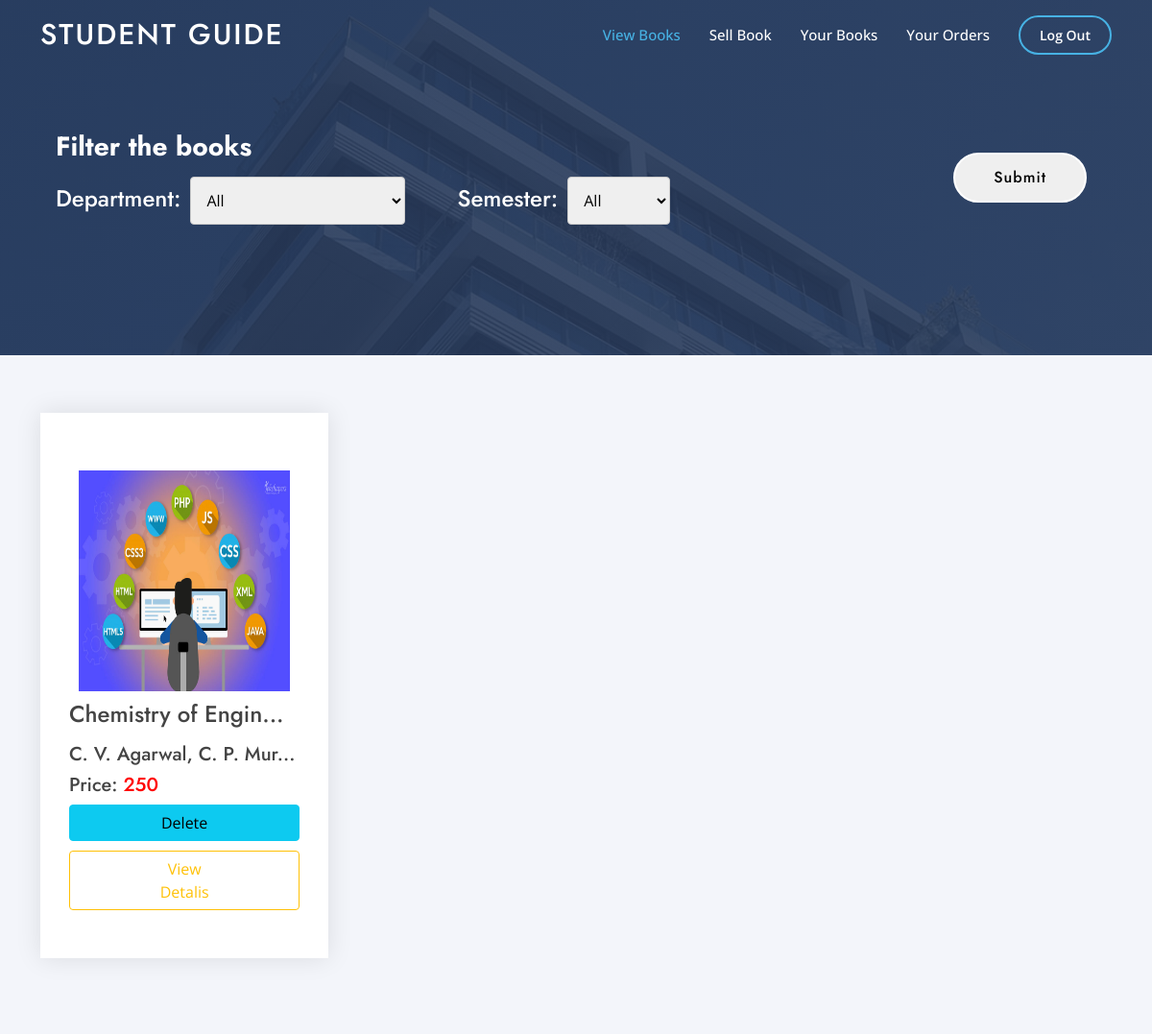
Screenshot of /bookstore/viewbooks.php?dept=All&sem=All (signed in) with the database file from the repository.
### tables this page shows
CREATE TABLE `bookstore` (
  `BookStore_Book_ID` int(11) NOT NULL,
  `BookStore_ISBN_ID` varchar(15) NOT NULL,
  `BookStore_Condition` varchar(255) NOT NULL,
  `BookStore_Price` int(11) NOT NULL,
  `BookStore_Image` text NOT NULL,
  `BookStore_Seller_ID` int(11) NOT NULL,
  `BookStore_Buyer_ID` int(11) NOT NULL,
  `BookStore_BuyStatus` varchar(10) NOT NULL,
  `BookStore_DateOfUpload` date NOT NULL,
  `BookStore_Evaluate_ID` int(11) NOT NULL,
  `QR` text NOT NULL
);

CREATE TABLE `books` (
  `Book_ID` int(10) NOT NULL,
  `Book_Name` varchar(500) DEFAULT NULL,
  `Author_Name` varchar(500) DEFAULT NULL,
  `Book_Price` int(10) DEFAULT NULL,
  `Initial_Rating` float DEFAULT NULL,
  `Book_Publication` varchar(500) DEFAULT NULL,
  `Book_Image` varchar(2000) DEFAULT NULL,
  `Book_Link` varchar(2000) DEFAULT NULL,
  `Evaluate_ID` int(10) DEFAULT NULL,
  `ISBN` varchar(500) DEFAULT NULL,
  `Book_Genre` varchar(500) DEFAULT NULL,
  `Book_Edition` int(10) DEFAULT NULL,
  `Book_Type` varchar(250) DEFAULT NULL
);

### bookstore/viewbooks.php (the view, shortened to what this page needs)
<?php
include("../includes/connect.php");
if($_SESSION['email']==true)
{
  $email= $_SESSION['email'];
?>
<!DOCTYPE html>
<html lang="en">
<head>
  <link href="../assets/vendor/aos/aos.css" rel="stylesheet">
  <link href="../assets/vendor/bootstrap/css/bootstrap.min.css" rel="stylesheet">
  <link href="../assets/vendor/bootstrap-icons/bootstrap-icons.css" rel="stylesheet">
  <link href="../assets/vendor/boxicons/css/boxicons.min.css" rel="stylesheet">
  <link href="../assets/vendor/glightbox/css/glightbox.min.css" rel="stylesheet">
  <link href="../assets/vendor/remixicon/remixicon.css" rel="stylesheet">
  <link href="../assets/vendor/swiper/swiper-bundle.min.css" rel="stylesheet">
  <link href="../assets/css/style.css" rel="stylesheet">
</head>
<body>
  <header id="header" class="fixed-top ">
    <div class="container d-flex align-items-center">
      <h1 class="logo me-auto"><a href="../home.php">Student Guide</a></h1>
      <nav id="navbar" class="navbar">
        <ul>
          <li><a class="nav-link scrollto active" href="#">View Books</a></li>
          <li><a class="nav-link scrollto" href="sell_book1.php">Sell Book</a></li>
          <li><a class="nav-link scrollto" href="your_books.php">Your Books</a></li>
          <li><a class="nav-link   scrollto" href="your_orders.php">Your Orders</a></li>
          <li><a class="getstarted scrollto" href="../includes/logout.php">Log Out</a></li>
        </ul>
      </nav>
    </div>
  </header>
  <main id="main">
    <section id="cta" class="cta">
      <div class="container" data-aos="zoom-in">
      <form enctype="multipart/form-data" action="" style="padding:1rem" method="POST">
        <div class="row">
          <div class="col-lg-9 text-center text-lg-start">
            <h3>Filter the books</h3>
              <div class="btn-group">
                <h4 style="color: white; margin-right: 10px; margin-top: 15px;">Department: </h4>
                <div class="col-75">
                  <select id="department" name="department" class="InputBox">
                    <option>All</option>
                  </select>
                </div>
              </div>
              <div class="btn-group">
                <h4 style="color: white;  margin-right:10px; margin-top: 15px; ; margin-left: 50px">Semester: </h4>
                <div class="col-75">
                  <select id="sem" name="sem" class="InputBox">
                    <option>All</option>
                  </select>
                </div>
              </div>
            </form>
          </div>
          <div class="col-lg-3 cta-btn-container text-center">
            <input style= "color: black" class="cta-btn align-middle" type= "submit" name= "filter"/>
          </div>
    </section>
    <section id="services" class="services section-bg">
      <div class="container" data-aos="fade-up">
        <div class="row">
<?php
  $dept = $_GET['dept'];
  $sem = $_GET['sem'];
  $query_run_id = mysqli_query($conn, "SELECT * FROM user WHERE User_Email = '$email'");
  $row_id = mysqli_fetch_assoc($query_run_id);
  $user_id=$row_id['User_ID'];
  $status1 = 'OPEN';
  $status2 = 'REPORTED';
  if($dept == 'All' || $sem == 'All')
  {
    $query_BookStore = mysqli_query($conn,"SELECT * FROM bookstore WHERE BookStore_BuyStatus = '$status1' OR BookStore_BuyStatus = '$status2'");
  }
  else
  {
    $query_BookStore = mysqli_query($conn,"SELECT * FROM bookstore WHERE (BookStore_BuyStatus = '$status1' OR BookStore_BuyStatus = '$status2') AND BookStore_Evaluate_ID in
    (SELECT Evaluate_ID FROM evaluate WHERE Semester = '$sem' AND Branch = '$dept')");
  }
  if(mysqli_num_rows($query_BookStore)>0)
  {
    while($row_BookStore = mysqli_fetch_array($query_BookStore))
    {
      $temp = $row_BookStore['BookStore_ISBN_ID'];
      $query_Book = mysqli_query($conn, "SELECT * FROM books WHERE ISBN = '$temp'");
      $row_Book =  mysqli_fetch_assoc($query_Book);
?>
          <div class="col-xl-3 col-md-6 d-flex align-items-stretch" data-aos="zoom-in" data-aos-delay="100" style="margin-bottom: 20px">
            <div class="icon-box">
              <?php echo'<img src="uploads/'.$row_BookStore['BookStore_Image'].'" alt="image for book" width="240px" height="250px" Style="padding: 10px">'?>
              <h4><?php echo substr($row_Book['Book_Name'],0, 18)?><?php echo '...'?></a></h4>
              <h5><?php echo substr($row_Book['Author_Name'], 0, 24) ?><?php echo '...'?></h5>
              <h5>Price:<span style="color:red;"><?php echo ' '; echo $row_BookStore['BookStore_Price']; echo ' '; ?></span></h5>
<?php
      if($row_BookStore['BookStore_Seller_ID'] == $user_id)
      {
?>
              <form class="form" method="post" action="includes/process.php">
                <button type="delete" name="delete" value=<?php echo $row_BookStore['BookStore_Book_ID'];?> style="padding-left: 95px; padding-right: 95px" class="btn btn-info">Delete</button>
              </form>
<?php
      }
      else
      {
?>
              <form class="form" method="post" action="includes/process.php">
                <button type="request" name="request" value=<?php echo $row_BookStore['BookStore_Book_ID'];?> style="padding-left: 70px; padding-right: 70px" class="btn btn-info">Send Request</button>
              </form>
<?php
      }
?>
              <form class="form" method="post" action="view_details.php">
                <button type="view_details" name="view_details" value=<?php echo $row_BookStore['BookStore_Book_ID'];?> style="margin-top: 10px; padding-left: 75px; padding-right: 75px" class="btn btn-outline-warning">View Detalis</button>
              </form>
            </div>
          </div>
<?php
    }
?>
        </div>
      </div>
    </section>
  </main>
<?php
  }
?>
</body>
</html>
<?php
}
else
{
  header('location: includes/login.php');
}
?>

### assets/css/style.css (style rules this page uses)
body { font-family: "Open Sans", sans-serif; color: #444444; }
a { color: #47b2e4; text-decoration: none; }
h1, h2, h3, h4, h5, h6 { font-family: "Jost", sans-serif; }
#header { transition: all 0.5s; z-index: 997; padding: 15px 0; }
#header .logo { font-size: 30px; margin: 0; padding: 0; line-height: 1; font-weight: 500; letter-spacing: 2px; text-transform: uppercase; }
#header .logo a { color: #fff; }
.navbar { padding: 0; }
.navbar ul { margin: 0; padding: 0; display: flex; list-style: none; align-items: center; }
.navbar li { position: relative; }
.navbar a, .navbar a:focus { display: flex; align-items: center; justify-content: space-between; padding: 10px 0 10px 30px; font-size: 15px; font-weight: 500; color: #fff; white-space: nowrap; transition: 0.3s; }
.navbar a:hover, .navbar .active, .navbar .active:focus, .navbar li:hover > a { color: #47b2e4; }
.navbar .getstarted, .navbar .getstarted:focus { padding: 8px 20px; margin-left: 30px; border-radius: 50px; color: #fff; font-size: 14px; border: 2px solid #47b2e4; font-weight: 600; }
section { padding: 60px 0; overflow: hidden; }
.section-bg { background-color: #f3f5fa; }
.services .icon-box { box-shadow: 0px 0 25px 0 rgba(0, 0, 0, 0.1); padding: 50px 30px; transition: all ease-in-out 0.4s; background: #fff; }
.services .icon-box h4 { font-weight: 500; margin-bottom: 15px; font-size: 24px; }
.cta { background: linear-gradient(rgba(40, 58, 90, 0.9), rgba(40, 58, 90, 0.9)), url("../img/cta-bg.jpg") fixed center center; background-size: cover; padding: 120px 0; }
.cta h3 { color: #fff; font-size: 28px; font-weight: 700; }
.cta .cta-btn { font-family: "Jost", sans-serif; font-weight: 500; font-size: 16px; letter-spacing: 1px; display: inline-block; padding: 12px 40px; border-radius: 50px; transition: 0.5s; margin: 10px; border: 2px solid #fff; color: #fff; }
@media (min-width: 769px) { .cta .cta-btn-container { display: flex; align-items: center; justify-content: flex-end; } }

### bookstore/viewbooks.php (style rules this page uses)
select { width: 100%; padding: 12px; border: 1px solid #ccc; border-radius: 4px; resize: vertical; }
.col-75 { float: left; width: 75%; margin-top: 6px; }

### rows the page displays
bookstore: BookStore_Image (picture), books.Book_Name "Chemistry of Engin", books.Author_Name "C. V. Agarwal, C. P. Mur", BookStore_Price "250", $row_BookStore['BookStore_Book_ID'] 1018 (drawn)
